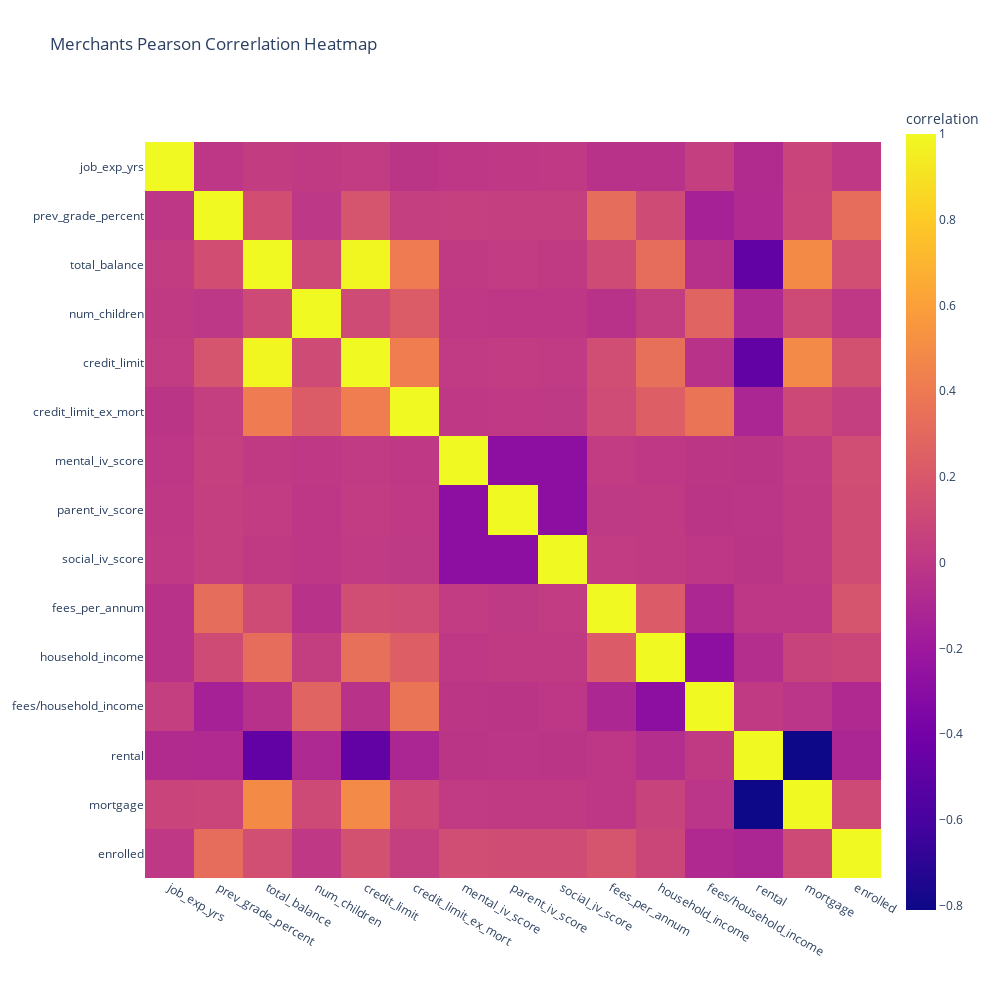

Notebook cell for this chart:
### Markdown cell above
## **Correlation Analysis**

### Code cell
main_corr_data = data.corr(method='pearson')
fig = px.imshow(main_corr_data,title="Merchants Pearson Correrlation Heatmap",width=1000,height=1000,labels={'color':"correlation"})
fig.show()

### Figure 1 — Plotly figure (JSON) as saved in the notebook; plotly's stock layout.template omitted (floating-point values rounded to 4 significant figures; data arrays with more than 128 entries replaced by an {"elided": "..."} marker saying what was removed)
{"data": [{"coloraxis": "coloraxis", "hovertemplate": "x: %{x}<br>y: %{y}<br>correlation: %{z}<extra></extra>", "name": "0", "type": "heatmap", "x": ["job_exp_yrs", "prev_grade_percent", "total_balance", "num_children", "credit_limit", "credit_limit_ex_mort", "mental_iv_score", "parent_iv_score", "social_iv_score", "fees_per_annum", "household_income", "fees/household_income", "rental", "mortgage", "enrolled"], "xaxis": "x", "y": ["job_exp_yrs", "prev_grade_percent", "total_balance", "num_children", "credit_limit", "credit_limit_ex_mort", "mental_iv_score", "parent_iv_score", "social_iv_score", "fees_per_annum", "household_income", "fees/household_income", "rental", "mortgage", "enrolled"], "yaxis": "y", "z": {"elided": "15x15 float values"}}], "layout": {"coloraxis": {"colorbar": {"title": {"text": "correlation"}}, "colorscale": [[0, "#0d0887"], [0.1111, "#46039f"], [0.2222, "#7201a8"], [0.3333, "#9c179e"], [0.4444, "#bd3786"], [0.5556, "#d8576b"], [0.6667, "#ed7953"], [0.7778, "#fb9f3a"], [0.8889, "#fdca26"], [1, "#f0f921"]]}, "height": 1000, "title": {"text": "Merchants Pearson Correrlation Heatmap"}, "width": 1000, "xaxis": {"anchor": "y", "constrain": "domain", "domain": [0, 1], "scaleanchor": "y"}, "yaxis": {"anchor": "x", "autorange": "reversed", "constrain": "domain", "domain": [0, 1]}}}
